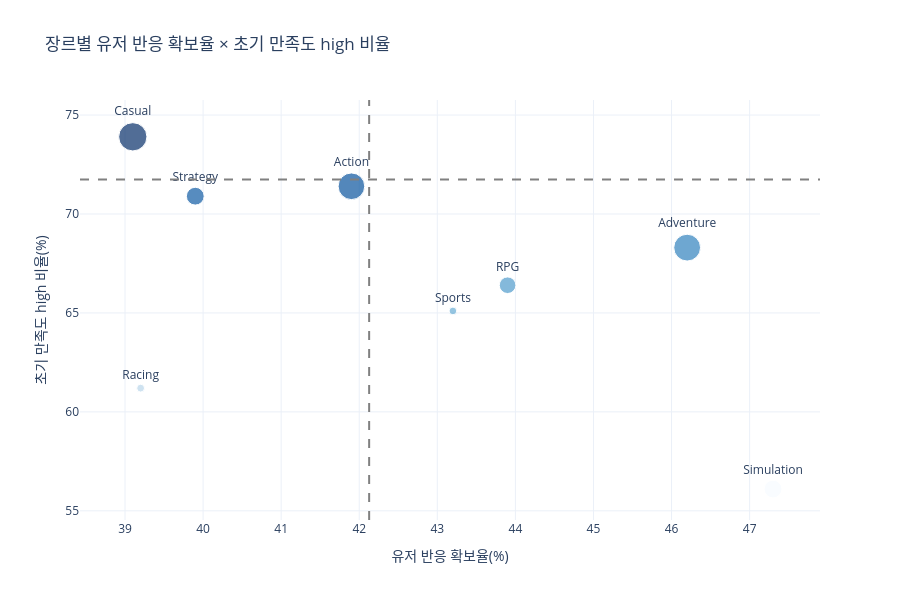

The notebook cell this image was saved under:
### Markdown cell above
## 2. 장르별 2x2 포지셔닝

장르별로 침묵 게임과 유저 반응 게임을 합쳐 `유저 반응 확보율`을 계산하고, 유저 반응을 얻은 장르 안에서 `초기 만족도 high 비율`을 계산한다.

### Code cell
def build_attribute_matrix(all_df, response_df, attribute_name, target_values):
    rows = []
    for value in target_values:
        total_games = all_df[attribute_name].apply(lambda items: value in items).sum()
        response_games = response_df[attribute_name].apply(lambda items: value in items).sum()
        if total_games == 0 or response_games == 0:
            continue
        high_games = response_df[response_df[attribute_name].apply(lambda items: value in items)]['is_high_satisfaction'].sum()
        rows.append({
            'attribute': value,
            'total_games': int(total_games),
            'response_games': int(response_games),
            'high_satisfaction_games': int(high_games),
            '유저 반응 확보율(%)': round(response_games / total_games * 100, 1),
            '초기 만족도 high 비율(%)': round(high_games / response_games * 100, 1),
        })
    return pd.DataFrame(rows)


genre_all = pd.concat([
    silence[['appid', 'genres']].copy(),
    response[['appid', 'genres']].copy(),
], ignore_index=True)

genre_matrix = build_attribute_matrix(genre_all, response[['appid', 'genres', 'is_high_satisfaction']], 'genres', TARGET_GENRES)
genre_matrix = genre_matrix.sort_values(['유저 반응 확보율(%)', '초기 만족도 high 비율(%)'], ascending=[False, False]).reset_index(drop=True)
display(genre_matrix)

fig = px.scatter(
    genre_matrix,
    x='유저 반응 확보율(%)',
    y='초기 만족도 high 비율(%)',
    size='total_games',
    text='attribute',
    color='초기 만족도 high 비율(%)',
    color_continuous_scale='Blues',
    hover_data={'total_games': True, 'response_games': True, 'high_satisfaction_games': True},
    title='장르별 유저 반응 확보율 × 초기 만족도 high 비율',
    labels={'attribute': '장르'}
)
fig.add_vline(x=overall_response_capture_rate, line_dash='dash', line_color='gray')
fig.add_hline(y=overall_high_satisfaction_rate, line_dash='dash', line_color='gray')
fig.update_traces(textposition='top center')
fig.update_layout(template='plotly_white', width=900, height=600, coloraxis_showscale=False)
fig.show()

### Figure 1 — Plotly figure (JSON) as saved in the notebook; plotly's stock layout.template omitted (floating-point values rounded to 4 significant figures)
{"data": [{"customdata": [[2359, 1115, 626], [5356, 2472, 1689], [2057, 904, 600], [438, 189, 123], [5282, 2214, 1580], [2366, 945, 670], [454, 178, 109], [5955, 2330, 1721]], "hovertemplate": "유저 반응 확보율(%)=%{x}<br>초기 만족도 high 비율(%)=%{marker.color}<br>total_games=%{customdata[0]}<br>장르=%{text}<br>response_games=%{customdata[1]}<br>high_satisfaction_games=%{customdata[2]}<extra></extra>", "legendgroup": "", "marker": {"color": [56.1, 68.3, 66.4, 65.1, 71.4, 70.9, 61.2, 73.9], "coloraxis": "coloraxis", "size": [2359, 5356, 2057, 438, 5282, 2366, 454, 5955], "sizemode": "area", "sizeref": 14.89, "symbol": "circle"}, "mode": "markers+text", "name": "", "orientation": "v", "showlegend": false, "text": ["Simulation", "Adventure", "RPG", "Sports", "Action", "Strategy", "Racing", "Casual"], "textposition": "top center", "type": "scatter", "x": [47.3, 46.2, 43.9, 43.2, 41.9, 39.9, 39.2, 39.1], "xaxis": "x", "y": [56.1, 68.3, 66.4, 65.1, 71.4, 70.9, 61.2, 73.9], "yaxis": "y"}], "layout": {"coloraxis": {"colorbar": {"title": {"text": "초기 만족도 high 비율(%)"}}, "colorscale": [[0, "rgb(247,251,255)"], [0.125, "rgb(222,235,247)"], [0.25, "rgb(198,219,239)"], [0.375, "rgb(158,202,225)"], [0.5, "rgb(107,174,214)"], [0.625, "rgb(66,146,198)"], [0.75, "rgb(33,113,181)"], [0.875, "rgb(8,81,156)"], [1, "rgb(8,48,107)"]], "showscale": false}, "height": 600, "legend": {"itemsizing": "constant", "tracegroupgap": 0}, "shapes": [{"line": {"color": "gray", "dash": "dash"}, "type": "line", "x0": 42.13, "x1": 42.13, "xref": "x", "y0": 0, "y1": 1, "yref": "y domain"}, {"line": {"color": "gray", "dash": "dash"}, "type": "line", "x0": 0, "x1": 1, "xref": "x domain", "y0": 71.74, "y1": 71.74, "yref": "y"}], "title": {"text": "장르별 유저 반응 확보율 × 초기 만족도 high 비율"}, "width": 900, "xaxis": {"anchor": "y", "domain": [0, 1], "title": {"text": "유저 반응 확보율(%)"}}, "yaxis": {"anchor": "x", "domain": [0, 1], "title": {"text": "초기 만족도 high 비율(%)"}}}}
